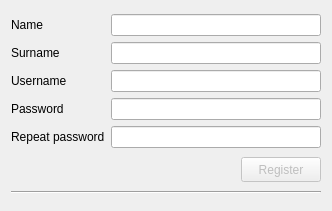
<?xml version="1.0" encoding="UTF-8"?>
<ui version="4.0">
 <class>RegistrationWindow</class>
 <widget class="QDialog" name="RegistrationWindow">
  <property name="geometry">
   <rect>
    <x>0</x>
    <y>0</y>
    <width>329</width>
    <height>211</height>
   </rect>
  </property>
  <property name="windowTitle">
   <string>Registration</string>
  </property>
  <layout class="QVBoxLayout" name="verticalLayout">
   <item>
    <layout class="QGridLayout" name="gridLayout">
     <item row="2" column="0">
      <widget class="QLabel" name="UsernameLabel">
       <property name="text">
        <string>Username</string>
       </property>
      </widget>
     </item>
     <item row="3" column="0">
      <widget class="QLabel" name="PasswordLabel">
       <property name="text">
        <string>Password</string>
       </property>
      </widget>
     </item>
     <item row="2" column="1">
      <widget class="QLineEdit" name="UsernameEdit"/>
     </item>
     <item row="1" column="0">
      <widget class="QLabel" name="SurnameLabel">
       <property name="text">
        <string>Surname</string>
       </property>
      </widget>
     </item>
     <item row="3" column="1">
      <widget class="QLineEdit" name="PasswordEdit">
       <property name="echoMode">
        <enum>QLineEdit::Password</enum>
       </property>
      </widget>
     </item>
     <item row="4" column="1">
      <widget class="QLineEdit" name="RepeatPasswordEdit">
       <property name="echoMode">
        <enum>QLineEdit::Password</enum>
       </property>
      </widget>
     </item>
     <item row="4" column="0">
      <widget class="QLabel" name="RepeatPasswordLabel">
       <property name="text">
        <string>Repeat password</string>
       </property>
      </widget>
     </item>
     <item row="1" column="1">
      <widget class="QLineEdit" name="SurnameEdit"/>
     </item>
     <item row="0" column="0">
      <widget class="QLabel" name="NameLabel">
       <property name="text">
        <string>Name</string>
       </property>
      </widget>
     </item>
     <item row="0" column="1">
      <widget class="QLineEdit" name="NameEdit"/>
     </item>
    </layout>
   </item>
   <item>
    <layout class="QHBoxLayout" name="horizontalLayout">
     <property name="spacing">
      <number>2</number>
     </property>
     <property name="leftMargin">
      <number>230</number>
     </property>
     <item>
      <widget class="QPushButton" name="RegisterButton">
       <property name="enabled">
        <bool>false</bool>
       </property>
       <property name="maximumSize">
        <size>
         <width>100</width>
         <height>25</height>
        </size>
       </property>
       <property name="text">
        <string>Register</string>
       </property>
       <property name="default">
        <bool>true</bool>
       </property>
      </widget>
     </item>
    </layout>
   </item>
   <item>
    <widget class="Line" name="line">
     <property name="orientation">
      <enum>Qt::Horizontal</enum>
     </property>
    </widget>
   </item>
  </layout>
 </widget>
 <tabstops>
  <tabstop>NameEdit</tabstop>
  <tabstop>SurnameEdit</tabstop>
  <tabstop>UsernameEdit</tabstop>
  <tabstop>PasswordEdit</tabstop>
  <tabstop>RepeatPasswordEdit</tabstop>
  <tabstop>RegisterButton</tabstop>
 </tabstops>
 <resources/>
 <connections/>
</ui>
